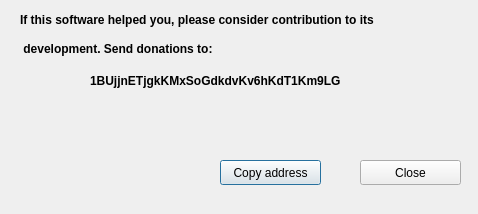
<?xml version="1.0" encoding="UTF-8"?>
<ui version="4.0">
 <class>Dialog_donate</class>
 <widget class="QDialog" name="Dialog_donate">
  <property name="geometry">
   <rect>
    <x>0</x>
    <y>0</y>
    <width>478</width>
    <height>214</height>
   </rect>
  </property>
  <property name="windowTitle">
   <string>Dialog</string>
  </property>
  <widget class="QPushButton" name="copyAddress">
   <property name="geometry">
    <rect>
     <x>220</x>
     <y>160</y>
     <width>101</width>
     <height>25</height>
    </rect>
   </property>
   <property name="text">
    <string>Copy address</string>
   </property>
  </widget>
  <widget class="QPushButton" name="Close">
   <property name="geometry">
    <rect>
     <x>360</x>
     <y>160</y>
     <width>101</width>
     <height>25</height>
    </rect>
   </property>
   <property name="text">
    <string>Close</string>
   </property>
  </widget>
  <widget class="QLabel" name="donate_label1">
   <property name="geometry">
    <rect>
     <x>20</x>
     <y>10</y>
     <width>491</width>
     <height>20</height>
    </rect>
   </property>
   <property name="font">
    <font>
     <weight>75</weight>
     <bold>true</bold>
    </font>
   </property>
   <property name="text">
    <string>If this software helped you, please consider contribution to its</string>
   </property>
  </widget>
  <widget class="QLabel" name="donate_label2">
   <property name="geometry">
    <rect>
     <x>20</x>
     <y>40</y>
     <width>421</width>
     <height>17</height>
    </rect>
   </property>
   <property name="font">
    <font>
     <weight>75</weight>
     <bold>true</bold>
    </font>
   </property>
   <property name="text">
    <string> development. Send donations to:</string>
   </property>
  </widget>
  <widget class="QLabel" name="donate_label3">
   <property name="geometry">
    <rect>
     <x>90</x>
     <y>70</y>
     <width>311</width>
     <height>21</height>
    </rect>
   </property>
   <property name="font">
    <font>
     <weight>75</weight>
     <bold>true</bold>
    </font>
   </property>
   <property name="text">
    <string>1BUjjnETjgkKMxSoGdkdvKv6hKdT1Km9LG</string>
   </property>
  </widget>
 </widget>
 <resources/>
 <connections/>
</ui>
